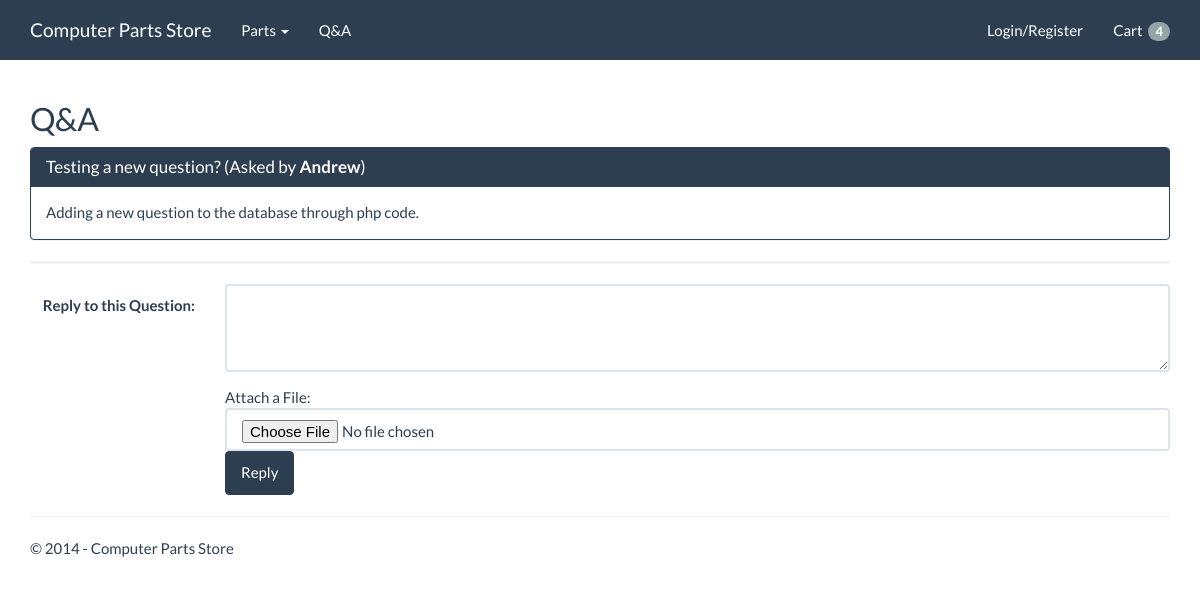
/partstore/question.php?question=3, run on the app's committed database.
### tables this page shows
CREATE TABLE IF NOT EXISTS `questions` (
  `id` int(11) NOT NULL AUTO_INCREMENT,
  `question_title` varchar(300) NOT NULL,
  `question` varchar(2000) DEFAULT NULL,
  `asked_by` varchar(30) NOT NULL,
  `replies` int(10) NOT NULL DEFAULT '0',
  PRIMARY KEY (`id`),
  UNIQUE KEY `id_UNIQUE` (`id`)
);

### partstore/question.php (the view, shortened to what this page needs)
<?php
if(!empty($_GET['question'])) {
	$question_number = $_GET['question'];
}
$q = "SELECT * FROM questions" . " WHERE id=" . $question_number;
$r = mysqli_query ($dbc, $q) or trigger_error("Query: $q\n<br />MySQL Error: " . mysqli_error($dbc));
while($row = mysqli_fetch_array($r))
{  	$questions[] = $row;  }
function displayQuestion($questions) {
	foreach ($questions as &$question) {
		echo '<div class="panel-heading">'
			 . '<h3 class="panel-title">' . $question['question_title'] . ' (Asked by <strong>' . $question['asked_by'] . '</strong>)</h3>'
			 . '</div>'
			 . '<div class="panel-body">' . $question['question'] . '</div>';
	}
}
?>
<html>
<head>
    <link href="css/bootstrap.min.css" rel="stylesheet"/>
	<link href="css/style.css" rel="stylesheet"/>
</head>
<body>
    <div class="navbar navbar-default navbar-fixed-top">
        <div class="container">
            <div class="navbar-header">
                <a class="navbar-brand" href="index.php">Computer Parts Store</a>
            </div>
            <div class="navbar-collapse collapse navbar-responsive-collapse">
                <ul class="nav navbar-nav">
                    <li class="dropdown">
						<a href="#" class="dropdown-toggle" data-toggle="dropdown">Parts <b class="caret"></b></a>
					</li>
					<li><a href="questions.php">Q&amp;A</a></li>
                </ul>
				<ul class="nav navbar-nav navbar-right">
					<?php
					echo '</li><li>';
					if(isset($_SESSION['firstName'])) {
						echo '<a href="logout.php">Log Out</a>';
					} else {
						echo '<a href="loginregister.php">Login/Register</a>';
					}
					echo '</li>';
					?>
					<li><a href="cart.php">Cart &nbsp;<span class="badge">4</span></a></li>
				</ul>
            </div>
        </div>
    </div>
	<div class="container body-content">
		<h2>Q&amp;A</h2>
		<div class="panel panel-primary">
			<?php displayQuestion($questions); ?>
		</div>
		<div class="panel panel-default">
		</div>
		<?php echo '<form class="form-horizontal" id="questionReplyForm" action="question.php?question='.$_GET['question'].'" method="post">'; ?>
			<div class="form-group">
				<label for="questionReply" class="col-md-2 control-label">Reply to this Question:</label>
				<div class="col-md-10">
					<textarea class="form-control" rows="3" id="questionReply" name="questionReply" maxlength="2000"></textarea>
				</div>
			</div>
			<div class="form-group">
				<div class="col-md-10 col-md-offset-2">
					Attach a File: <input type="file" class="form-control" name="file" size="25" />
					<button type="submit" class="btn btn-primary">Reply</button>
				</div>
			</div>
		</form>
		<hr />
		<footer>
			<p>&copy; 2014 - Computer Parts Store</p>
		</footer>
	</div>
</body>
</html>

### partstore/css/style.css (style rules this page uses)
.body-content { margin-top: 80px; }

### data on the page
questions: question_title "Testing a new question?", asked_by "Andrew", question "Adding a new question to the database through php code."
